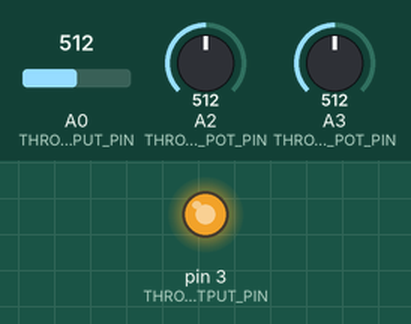
A program run on a simulated Arduino Nano, built with avr-gcc and run on an emulated ATmega328P. Parts: output pins drawn as LEDs (lit = HIGH). The test bench sets the inputs (shaded band); at power-on: A3 (THROTTLE_RAMP_DELAY_POT_PIN) = 512, A0 (THROTTLE_INPUT_PIN) = 512, A2 (THROTTLE_MAX_POT_PIN) = 512. What the program prints to the serial monitor is not drawn.

Above: at 1.2 s.
1.3 s: A3 (THROTTLE_RAMP_DELAY_POT_PIN) set to 122
4.3 s: A0 (THROTTLE_INPUT_PIN) set to 170
At 6.7 s:
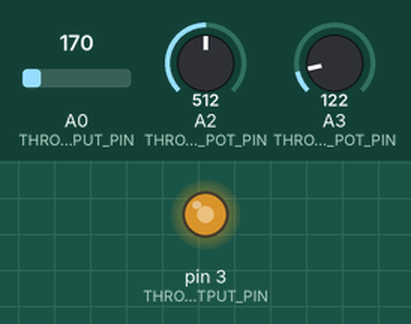
7.3 s: A0 (THROTTLE_INPUT_PIN) set to 35
At 9.3 s:
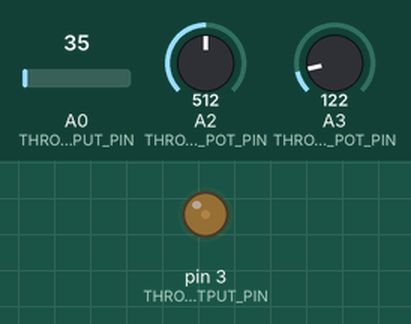
Timing chart, 0 to 10.8 s (numbered marks = the images above; inputs shaded):
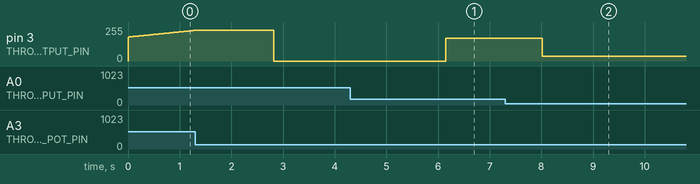

Measured:
- after the input at 4.3 s, pin 3 (THROTTLE_OUTPUT_PIN): 0/255 → 170/255 after 1.8 s
- after the input at 7.3 s, pin 3 (THROTTLE_OUTPUT_PIN): 170/255 → 35/255 after 0.72 s

The program:

main.cpp
```cpp
#include <Arduino.h>

#define THROTTLE_INPUT_PIN A0
// This is the first pin we found that would write analog properly
#define THROTTLE_OUTPUT_PIN 3
#define THROTTLE_MAX_POT_PIN A2
#define THROTTLE_RAMP_DELAY_POT_PIN A3

// These are the values we get between min and max on the throttle, which works out as 0.88-4.23v
#define THROTTLE_INPUT_MIN 180
#define THROTTLE_INPUT_MAX 866

// Motor controller takes a 1-4v signal
// Matching the throttle's 0.88-4.23v gives us 45-204 as 8 bits
// 45 to 216 is gives the exact voltage output as we read from the throttle input
#define THROTTLE_OUTPUT_MIN 45
#define THROTTLE_OUTPUT_MAX 216

#define THROTTLE_MAX_POT_MIN 0
#define THROTTLE_MAX_POT_MAX 1023

#define THROTTLE_RAMP_DELAY_POT_MIN 0
#define THROTTLE_RAMP_DELAY_POT_MAX 1023

#define THROTTLE_RAMP_DELAY_MIN 0
#define THROTTLE_RAMP_DELAY_MAX 50

// Declare possible ramp states
enum RampState {
  Steady,
  Accelerating,
  Decelerating
};

int currentThrottle = THROTTLE_INPUT_MIN;
unsigned long prevNow = millis();

void setup() {
  Serial.begin(115200);

  pinMode(THROTTLE_INPUT_PIN, INPUT);
  pinMode(THROTTLE_OUTPUT_PIN, OUTPUT);
  pinMode(THROTTLE_MAX_POT_PIN, INPUT);
  pinMode(THROTTLE_RAMP_DELAY_POT_PIN, INPUT);
}

void loop() {
  // Read max speed from potentiometer
  int throttleMax = analogRead(THROTTLE_MAX_POT_PIN);

  // Map throttleMax to the max motor speed
  throttleMax = map(throttleMax, THROTTLE_MAX_POT_MIN, THROTTLE_MAX_POT_MAX, THROTTLE_OUTPUT_MIN, THROTTLE_OUTPUT_MAX);

  // Read throttle input
  int throttleInput = analogRead(THROTTLE_INPUT_PIN);

  // Read throttle ramp delay
  int throttleRampDelayVal = analogRead(THROTTLE_RAMP_DELAY_POT_PIN);
  int throttleRampDelay = map(throttleRampDelayVal, THROTTLE_RAMP_DELAY_POT_MIN, THROTTLE_RAMP_DELAY_POT_MAX, THROTTLE_RAMP_DELAY_MIN, THROTTLE_RAMP_DELAY_MAX);

  // Determine if we're accelerating or decelerating
  RampState rampState;
  rampState = Steady;
  if (throttleInput > currentThrottle) {
    rampState = Accelerating;
  } else if (throttleInput < currentThrottle) {
    rampState = Decelerating;
  }

  // Ramp up/down the speed
  unsigned long now = millis();
  if (now - prevNow >= throttleRampDelay) {
    if (rampState == Accelerating) {
      currentThrottle++;
    } else if (rampState == Decelerating) {
      currentThrottle--;
    }

    prevNow = now;
  }

  // Map throttle input to the max motor speed
  throttleInput = map(throttleInput, THROTTLE_INPUT_MIN, THROTTLE_INPUT_MAX, THROTTLE_INPUT_MIN, throttleMax);

  // Write throttle input to throttle output
  analogWrite(THROTTLE_OUTPUT_PIN, currentThrottle);

  Serial.print("in:  ");
  Serial.println(throttleInput);
  Serial.print("out: ");
  Serial.println(currentThrottle);
  Serial.println();
}
```
